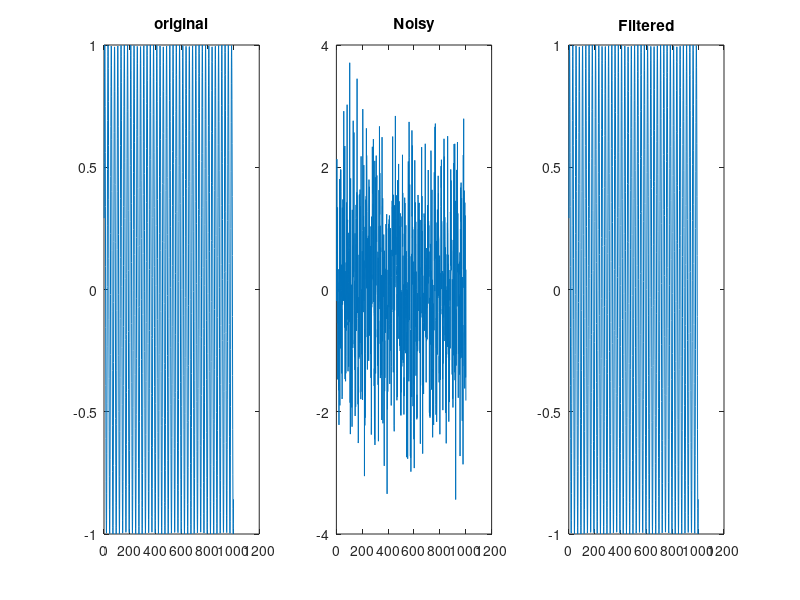

Write the MATLAB code that produced this figure.
clear
close all
clc

n=0:1000;
phi = rand(1)*2*pi;
s = sin(0.25*n+phi);

w = randn(1,length(n));
v = filter(1,[1,-0.6],w); 
x = s + w;

%find the autocorrelation
v1 = v(1:end-1);
v2 = v(2:end);

V = [v2;v1];
Rvv = V*V'/length(v1);

%find the crosscorrelation
rwv = zeros(2,1);
rwv(1) = sum(v(2:end) .* w(2:end));
rwv(2) = sum(v(1:end-1) .* w(2:end));

% Normalize rsx
rwv = rwv / (length(v) - 1);

% Wiener filter coefficients
hW = Rvv\rwv;
% hW = [    ]

%apply to colored noise to make it white again 
w_hat = filter(hW,1,v);

norm(w-w_hat) %to minimize

x_hat = x-w_hat;

subplot(131);plot(s);title('original');
subplot(132);plot(x);title('Noisy');
subplot(133);plot(x_hat);title('Filtered');
